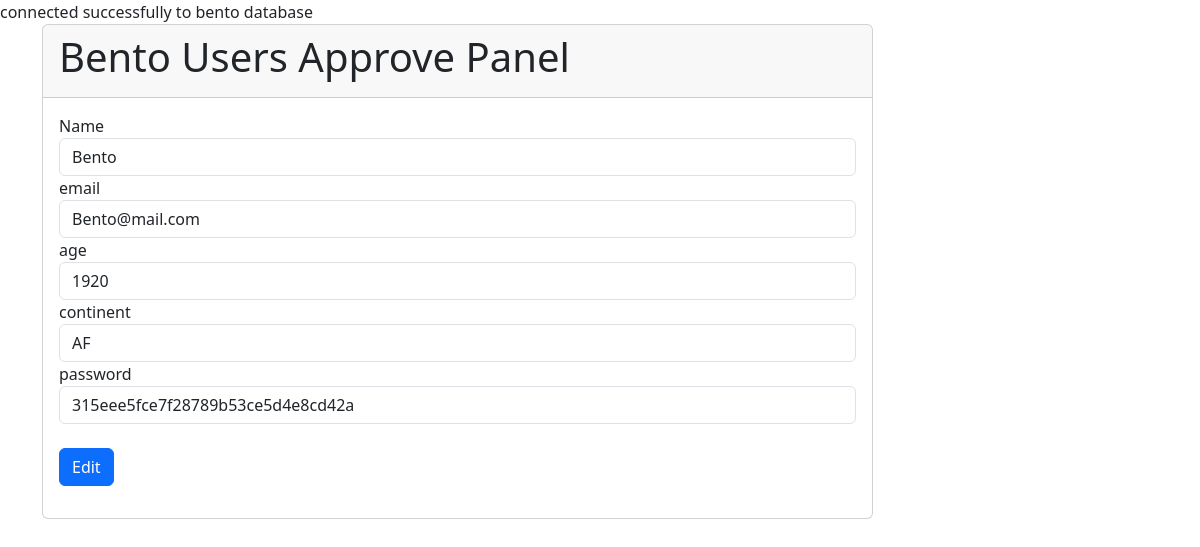
/edit.php?edit=1, run on the app's committed database.
### tables this page shows
CREATE TABLE `users` (
  `id` int(11) NOT NULL,
  `username` varchar(50) NOT NULL,
  `email` varchar(50) NOT NULL,
  `age` int(50) NOT NULL,
  `continent` varchar(50) NOT NULL,
  `password` varchar(50) NOT NULL
);

### edit.php (the view, shortened to what this page needs)
<?php
   include ('connection.php'); ?>
<?php
$edit = $_GET['edit'];
$sql = "select * from users where id = '$edit'";
$run = mysqli_query($con,$sql);
while($row=mysqli_fetch_array($run))
{
    $name = $row['username'];
    $email = $row['email'];
    $age = $row['age'];
    $continent = $row['continent'];
    $password = $row['password'];
}
?>
<!DOCTYPE html>
<html lang="en">
<head>
    <link href="https://cdn.jsdelivr.net/npm/bootstrap@5.3.0-alpha1/dist/css/bootstrap.min.css" rel="stylesheet">
</head>
<body>
        <div class="container">
            <div class="row">
                 <div class="col-md-9">
                    <div class="card">
                    <div class="card-header">
                        <h1> Bento Users Approve Panel </h1>
                    </div>
                    <div class="card-body">
                    <form action="add.php" method="post">
                        <div class="form-group">
                            <label>Name</label>
                            <input type="text" name="username" class="form-control"  placeholder="Enter Name" value="<?php echo $name; ?>">
                        </div>
                        <div class="form-group">
                            <label>email</label>
                            <input type="text" name="email" class="form-control"  placeholder="Enter email" value="<?php echo $email; ?>">
                        </div>
                        <div class="form-group">
                            <label>age</label>
                            <input type="text" name="age" class="form-control"  placeholder="Enter age" value="<?php echo $age ; ?>">
                        </div>
                        <div class="form-group">
                            <label>continent</label>
                            <input type="text" name="continent" class="form-control"  placeholder="Enter continent/region" value="<?php echo $continent ?>">
                        </div>
                        <div class="form-group">
                            <label>password</label>
                            <input type="text" name ="password" class="form-control"  placeholder="Enter password" value="<?php echo $password ?>">
                        </div>
                        <br/>
                        <input type="submit" class="btn btn-primary" name="submit" value="Edit">
                        </form>
                    </div>
                    </div>
                </div>
            </div>
        </div>
</body>
</html>

### data on the page
users: username "Bento", email "Bento@mail.com", age "1920", continent "AF", password "315eee5fce7f28789b53ce5d4e8cd42a"
